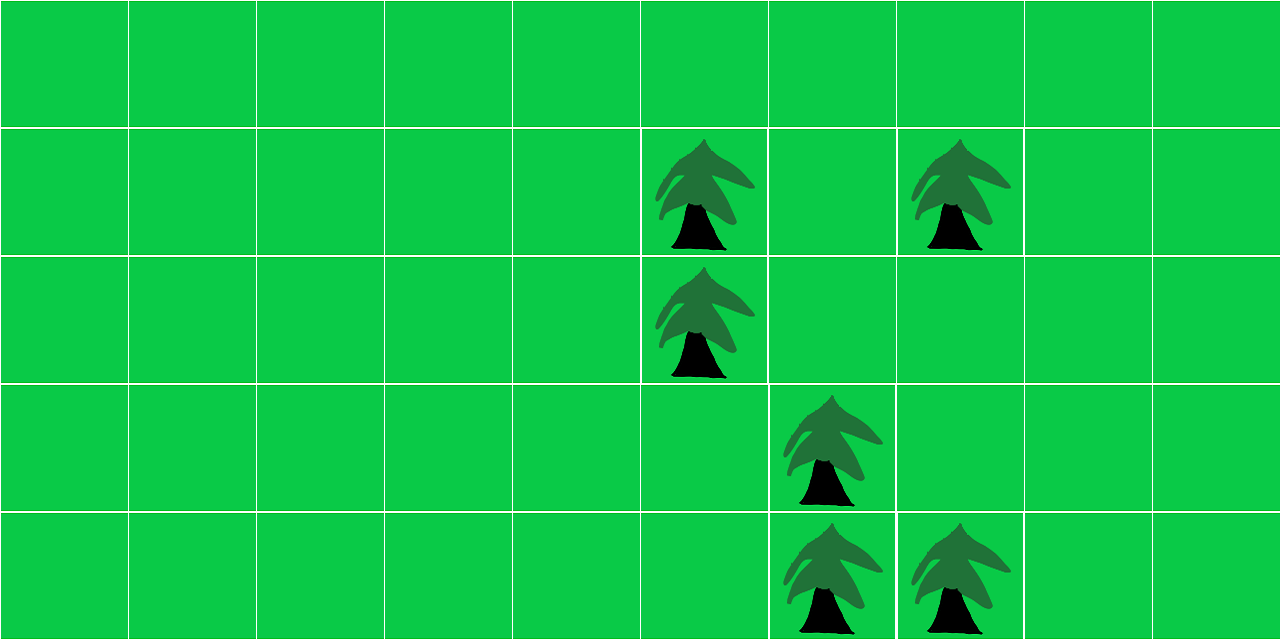

A 2D game scene composited from a Tiled map and its tileset images. What follows is a short description and the map's XML, with every tile layer's data as written:
An orthogonal 10x5 tile map with 128x128 px tiles, 2 tile layers (Warstwa Kafelków 1, Kopia Warstwa Kafelków 1).

<map version="1.2" tiledversion="1.3.4" orientation="orthogonal" renderorder="right-down" width="10" height="5" tilewidth="128" tileheight="128" infinite="0" nextlayerid="3" nextobjectid="1">
 <tileset firstgid="1" source="testtiles2.tsx" />
 <layer id="1" name="Warstwa Kafelków 1" width="10" height="5">
  <data encoding="csv">
1,1,1,1,1,1,1,1,1,1,
1,1,1,1,1,2,1,2,1,1,
1,1,1,1,1,2,1,1,1,1,
1,1,1,1,1,1,2,1,1,1,
1,1,1,1,1,1,2,2,1,1
</data>
 </layer>
 <layer id="2" name="Kopia Warstwa Kafelków 1" width="10" height="5">
  <data encoding="csv">
1,1,1,1,1,1,1,1,1,1,
1,1,1,1,1,2,1,2,1,1,
1,1,1,1,1,2,1,1,1,1,
1,1,1,1,1,1,2,1,1,1,
1,1,1,1,1,1,2,2,1,1
</data>
 </layer>
</map>